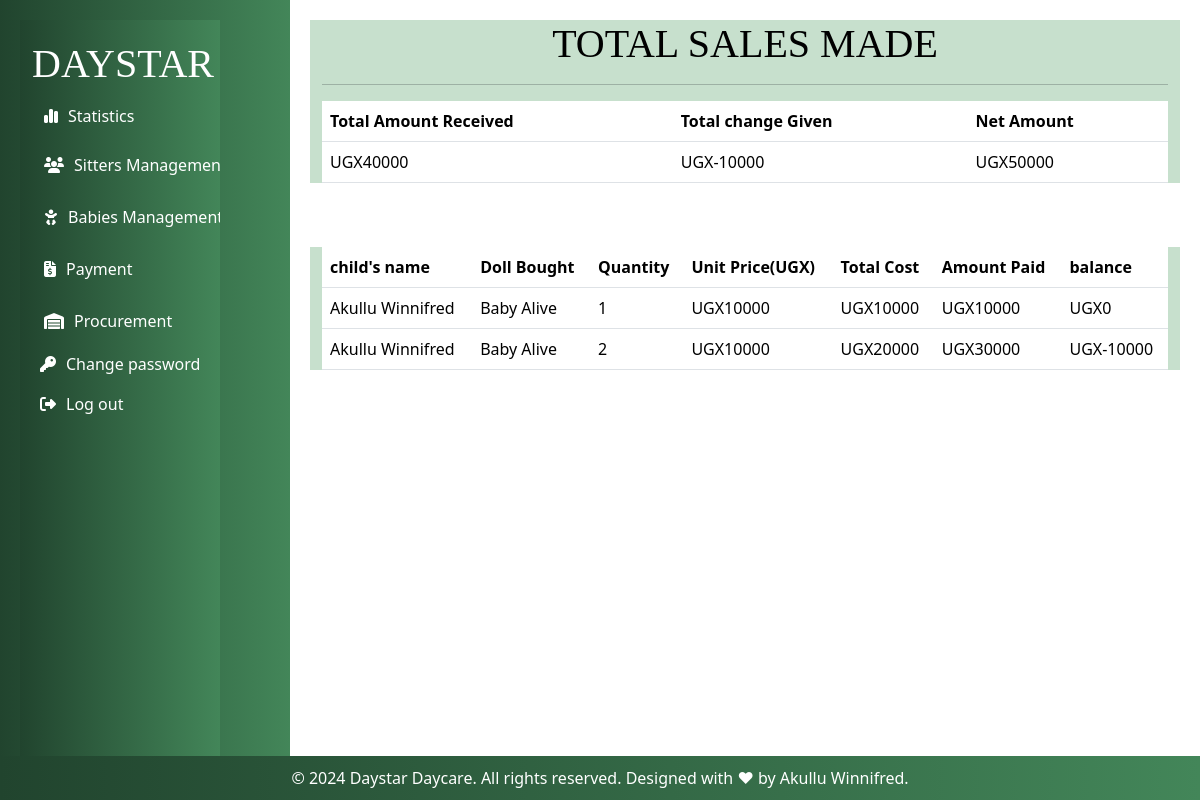
Before: /all_sales/ (signed in) with the older database file.
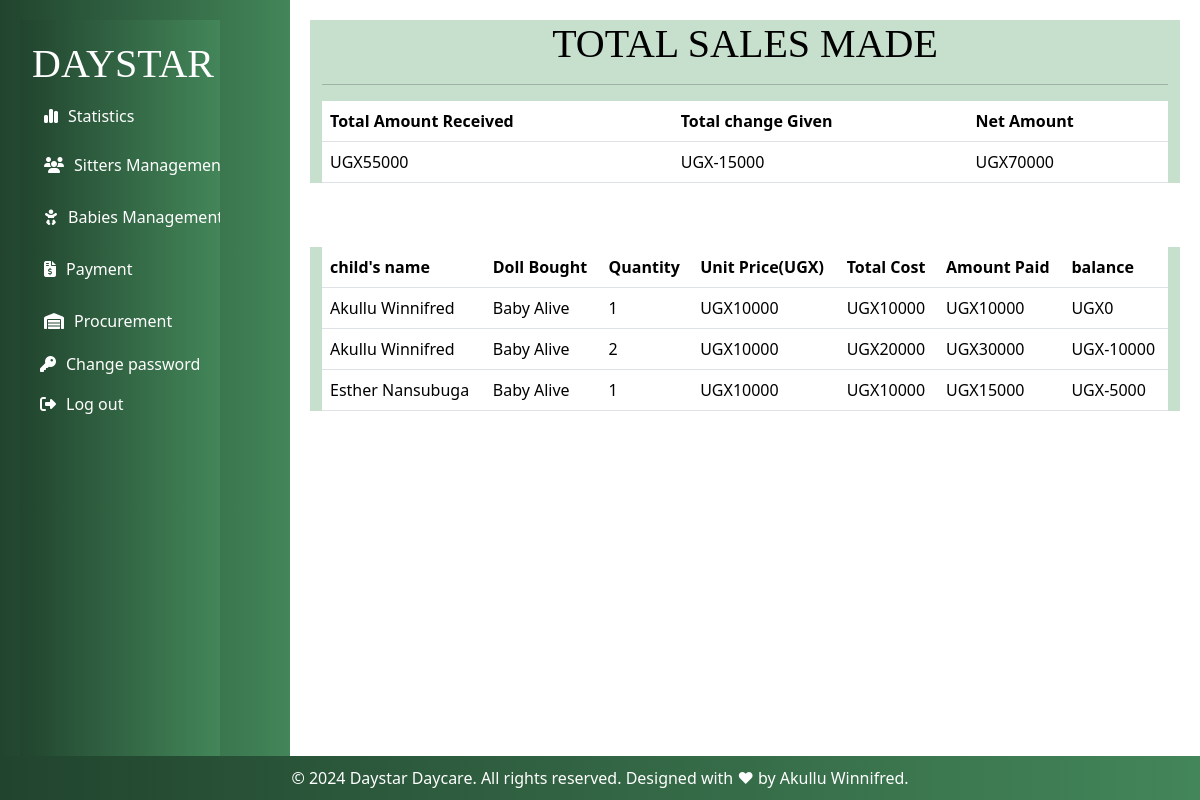
After: the same page with the newer database file.
### myapp/models.py (models this page shows)
class Salesrecord(models.Model):
    doll=models.ForeignKey(Doll,  on_delete=models.CASCADE,null=False, blank=False)
    baby_name=models.ForeignKey(RegisterBaby, on_delete=models.CASCADE)
    paid_by=models.CharField(max_length=200,null=True,blank=True,validators=[validate_letters])
    quantity_sold=models.IntegerField(default=0)
    amount_received=models.IntegerField(default=0)
    sale_date=models.DateField(default=timezone.now)
    unit_price=models.IntegerField(default=0)
    def get_total(self):
        total= self.quantity_sold * self.unit_price
        return int( total)
    def get_change(self):
        change= self.get_total() - self.amount_received
        return int(change)#sales is linked to products

class RegisterBaby(models.Model):
    GENDER_CHOICES = (
         ('male', 'Male'),
        ('female', 'Female'),
     )
    name = models.CharField(max_length=200,validators=[validate_letters])
    Baby_Number = models.CharField(max_length=200,unique=True,blank=False, null=True)
    gender = models.CharField(max_length=10,choices=GENDER_CHOICES)
    age = models.IntegerField(default=0)
    Period_of_stay = models.ForeignKey(Categorystay, on_delete=models.CASCADE)
    location = models.CharField(max_length=100)
    Parents_Name = models.CharField(max_length=200,validators=[validate_letters])
    Period_of_stay = models.ForeignKey(Categorystay, on_delete=models.CASCADE)
    Brought_by = models.CharField(max_length=200,validators=[validate_letters])
    Fee_in_UGX = models.IntegerField()
    Assigned_to = models.ForeignKey(BabySitterattendance, on_delete=models.CASCADE)
    Time_In = models.DateTimeField()
    def __str__(self):
        return self.name

class Doll(models.Model):
    c_doll=models.ForeignKey(Category_doll, on_delete=models.CASCADE,null=True, blank=True)
    name_of_the_doll =models.CharField(max_length=200,null=True, blank=True)
    quantity=models.IntegerField(default=0)
    color=models.CharField(max_length=200, null=True,blank=True,validators=[validate_letters])
    size=models.CharField(max_length=200,null=True,blank=True)
    issued_quantity=models.IntegerField(default=0,blank=True,null=True)
    received_quantity=models.IntegerField(default=0,null=True,blank=True)
    Unit_price=models.IntegerField(default=0,null=True, blank=True)
    date=models.DateField(default=timezone.now)
    def __str__(self):
        return self.name_of_the_doll

### myapp/views.py (the view)
# urls.py: path('all_sales/',views.all_sales,name='all_sales'),
@login_required
def all_sales(request):
    sales=Salesrecord.objects.all()
    total=sum([items.amount_received for items in sales])
    change=sum([items.get_change() for items in sales])
    net=total-change
    return render(request,'dolls/all_sales.html',{'sales':sales,'total':total,'change':change,'net':net})

### myapp/templates/dolls/all_sales.html
{% extends 'base.html'%}
{% block content%}
<div class="container" style=" background-color: rgba(153, 198, 165, 0.55);">
  <h1 class="text-center" style="color: black; font-family: Georgia, 'Times New Roman', Times, serif;">TOTAL SALES MADE
  </h1>
  <hr>
  <table class="table">
    <thead class="thead-dark">
      <tr>
        <th scope="col">Total Amount Received</th>
        <th scope="col">Total change Given</th>
        <th scope="col">Net Amount</th>
      </tr>
    </thead>
    <tbody>
      <tr>
        <td>UGX{{total}}</td>
        <td>UGX{{change}}</td>
        <td>UGX{{net}}</td>
      </tr>
    </tbody>
  </table>
</div>
<br><br>
<div class="container" style=" background-color: rgba(153, 198, 165, 0.55);">
  <table class="table">
    <thead class="thead-dark">
      <tr>
        <th scope="col">child's name</th>
        <th scope="col">Doll Bought</th>
        <th scope="col">Quantity</th>
        <th scope="col">Unit Price(UGX)</th>
        <th scope="col">Total Cost</th>
        <th scope="col">Amount Paid</th>
        <th scope="col">balance</th>
      </tr>
    </thead>
    {% for sale in sales %}
    <tbody>
      <tr>
        <td>{{sale.baby_name | title}}</td>
        <td>{{sale.doll | title}}</td>
        <td>{{sale.quantity_sold}}</td>
        <td>UGX{{sale.unit_price}}</td>
        <td>UGX{{sale.get_total}}</td>
        <td>UGX{{sale.amount_received}}</td>
        <td>UGX{{sale.get_change}}</td>
      </tr>
    </tbody>
    {% endfor %}
  </table>
</div>
{% endblock%}

### myapp/templates/base.html (shortened to what this page needs)
{% load static %}
<!DOCTYPE html>
<html lang="en">
<head>
  <link rel="stylesheet" href="{% static 'css/base.css' %}">
  <link rel="stylesheet" href="https://cdnjs.cloudflare.com/ajax/libs/font-awesome/6.5.2/css/all.min.css"
 />
  {% load bootstrap5 %}
  {% bootstrap_css %}
</head>
<body>
  <div class="sidebar">
    <div class="container-fluid">
      <div class="row">
        <nav class="col-md-3 col-lg-2 d-md-block bg-dark sidebar">
          <h1 style="font-family: Georgia, 'Times New Roman', Times, serif;">DAYSTAR</h1>
          <div class="col-auto col-md-3 col-xl-2 px-sm-2 px-0 " style="width: 250px">
            <ul class="nav nav-pills flex-column mb-sm-auto mb-0 align-items-center align-items-sm-start"
              id="sidebarList">
              <li class="nav-item">
                <a href="{% url 'home' %}" class="nav-link align-middle px-0">
                  <span class="ms-1 d-none d-sm-inline" style="color: white !important"><i
                      class="fa-solid fa-chart-simple" style="margin-right: 10px"></i>Statistics</span>
                </a>
              </li>
              <li>
                <a href="#submenu1" data-bs-toggle="collapse" class="nav-link px-0 align-middle">
                  <span class="ms-1 d-none d-sm-inline" style="color: white !important"><i class="fa-solid fa-users"
                      style="margin-right: 10px"></i>Sitters Management</span>
                </a>
              </li>
              <li>
                <a href="#submenu2" data-bs-toggle="collapse" class="nav-link px-0 align-middle">
                  <span class="ms-1 d-none d-sm-inline" style="color: white !important"><i class="fa-solid fa-baby"
                      style="margin-right: 10px"></i>Babies Management</span>
                </a>
              </li>
              <li>
                <a href="#submenu3" data-bs-toggle="collapse" class="nav-link px-0 align-middle">
                  <span class="ms-1 d-none d-sm-inline" style="color: white !important"><i
                      class="fa-solid fa-file-invoice-dollar" style="margin-right: 10px"></i>Payment</span>
                </a>
              </li>
              <li>
                <a href="#submenu5" data-bs-toggle="collapse" class="nav-link px-0 align-middle">
                  <span class="ms-1 d-none d-sm-inline" style="color: white !important"><i class="fa-solid fa-warehouse"
                      style="margin-right: 10px"></i>Procurement</span>
                </a>
              </li>
              <li>
              <li>
                <a href="{% url 'change-password' %}" class="nav-link px-0">
                  <span class="d-none d-sm-inline" style="color: white !important"><i class="fa fa-key"
                      aria-hidden="true" style="margin-right: 10px"></i>Change password</i></span>
                </a>
              </li>
              <li>
                <a href="{% url 'logout' %}" class="nav-link px-0">
                  <span class="d-none d-sm-inline" style="color: white !important"><i
                      class="fa-solid fa-right-from-bracket" style="margin-right: 10px"></i>Log out</i></span>
                </a>
              </li>
            </ul>
          </div>
      </div>
    </div>
  </div>
  <div class="content">
    {% block content %}
    {% endblock %}
  </div>
  <footer class="footer">
    © 2024 Daystar Daycare. All rights reserved. Designed with ♥ by Akullu Winnifred.
  </footer>
</body>
</html>

### myapp/static/css/base.css (style rules this page uses)
.sidebar { width: 250px; padding: 20px; background-color: #28a745; color: white; float: right; height: 143.5vh; display: flex; height: 100%; flex: 0 0 250px; background-color: #337357; color: white; overflow-y: auto; }
.content { margin-left: 290px; padding: 20px; }
.sidebar ul { list-style-type: none; padding: 0; }
.sidebar a { color: white; text-decoration: none; }
.footer { text-align: center; padding: 10px; bottom: 0; display: flex; flex-direction: column; margin-bottom: 0; position: fixed; width: 100%; }
body { min-height: 100vh; }

### myapp/templates/base.html (style rules this page uses)
.sidebar { width: 290px; padding: 20px; background: linear-gradient(to right, #21442e, #438659); color: white; float: left; height: 100vh; position: fixed; }
.content { margin-left: 290px; padding: 20px; }
.sidebar ul { list-style-type: none; padding: 0; }
.sidebar a { color: white; text-decoration: none; }
.footer { background: linear-gradient(to right, #21442e, #438659); color: white; }

Changed rows visible on the page:
added Salesrecord: baby_name "Esther Nansubuga", doll "Baby Alive", quantity_sold "1", unit_price "10000", get_total "10000", amount_received "15000", get_change "-5000"
Other visible differences:
{{ total }}: "40000" → "55000"
{{ change }}: "-10000" → "-15000"
{{ net }}: "50000" → "70000"
